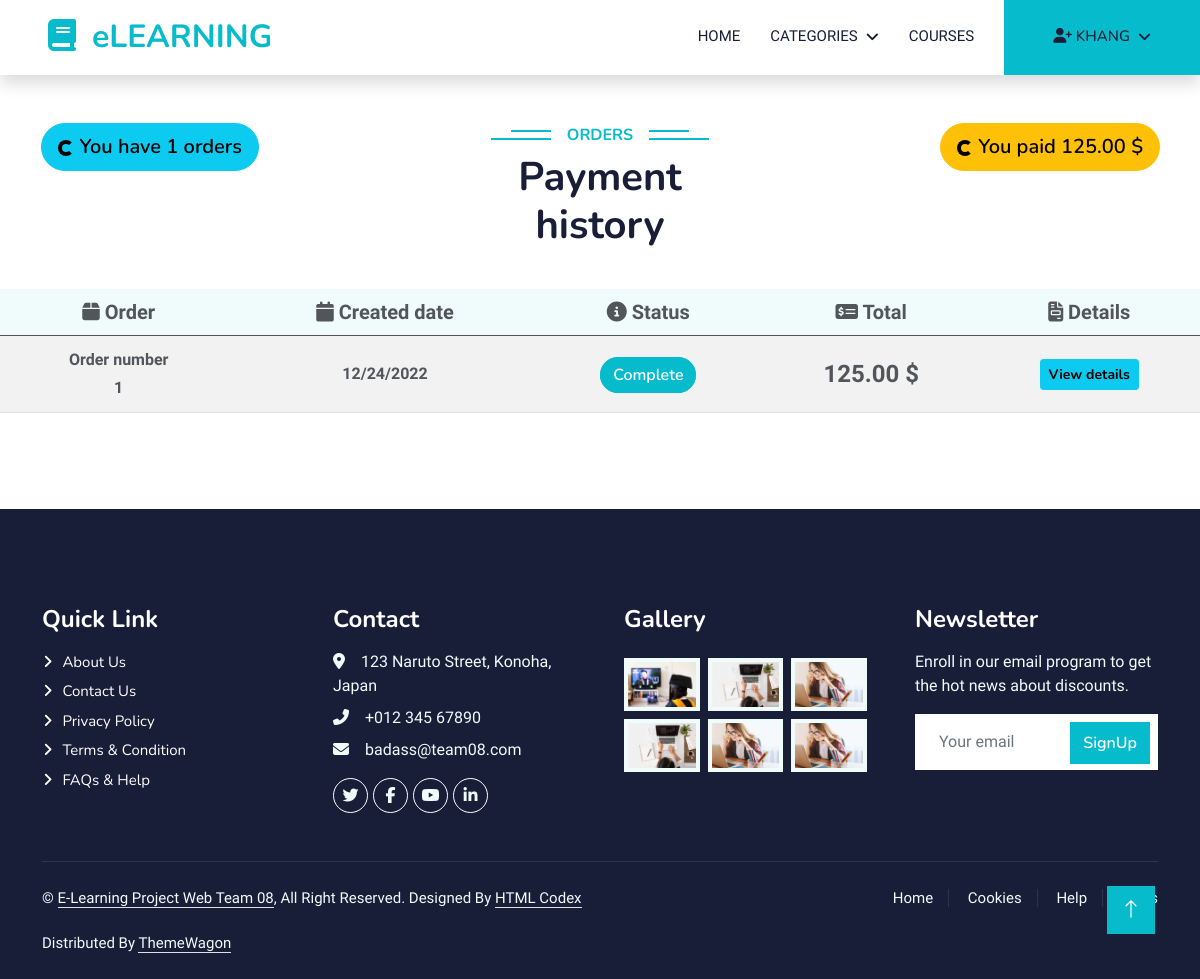
The app's page /order/payment_history/ (signed in) with its own data.
### account/models.py (models this page shows, shortened)
class Account(AbstractBaseUser):
    first_name = models.CharField(max_length=255, null=True)
    last_name = models.CharField(max_length=255, null=True)
    username = models.CharField(max_length=50, unique=True)
    email = models.EmailField(unique=True)
    phone = models.CharField(max_length=255)
    birth_date = models.DateField(null=True, blank=True)
    subscription_expired = models.DateField(null=True, blank=True)
    image = ResizedImageField(
        upload_to="account/profile_pics/", null=True, blank=True, quality=100, default='account/profile_pics/doras.png')
    is_admin = models.BooleanField(default=False)
    is_active = models.BooleanField(default=False)
    is_staff = models.BooleanField(default=False)
    is_superadmin = models.BooleanField(default=False)
    USERNAME_FIELD = 'username'
    REQUIRED_FIELDS = ['email', 'first_name', 'last_name']
    objects = MyAccountManager()
    def full_name(self):
        return self.first_name + " " + self.last_name
    def on_subscription(self):
        if self.subscription_expired and self.subscription_expired > datetime.date.today():
            return True
        else:
            return False

### order/models.py (models this page shows, shortened)
class Order(models.Model):
    PAYMENT_STATUS_PENDING = 'P'
    PAYMENT_STATUS_COMPLETE = 'C'
    PAYMENT_STATUS_FAILED = 'F'
    PAYMENT_STATUS_CHOICES = [
        (PAYMENT_STATUS_PENDING, 'Pending'),
        (PAYMENT_STATUS_COMPLETE, 'Complete'),
        (PAYMENT_STATUS_FAILED, 'Failed')
    ]
    placed_at = models.DateTimeField(auto_now_add=True)
    total = models.DecimalField(max_digits=8, decimal_places=2,
                                validators=[MinValueValidator(0)], blank=True, null=True)
    payment_status = models.CharField(
        max_length=1, choices=PAYMENT_STATUS_CHOICES, default=PAYMENT_STATUS_PENDING)
    user = models.ForeignKey(Account, on_delete=models.CASCADE)
    def get_payment_status(self):
        return self.get_payment_status_display()
    def get_order_details(self):
        return self.orderdetail_set.all()

### order/views.py (the view)
# urls.py: path('payment_history/', views.payment_history, name='payment_history'),
@login_required
def payment_history(request, total_paid=0):
    orders = Order.objects.filter(user=request.user)
    for order in orders:
        total_paid += order.total
    context = {
        'orders': orders,
        'total_paid': total_paid
    }
    return render(request, 'order/payment_history.html', context=context)

### course/context_processors.py (called while the page is built)
def menu_links(request):
    links = Category.objects.all()
    return dict(links=links)

### course/models.py (called while the page is built)
    def get_url(self):
        return reverse('course_by_category', args=[self.slug])

### templates/order/payment_history.html (shortened to what this page needs)
{% extends 'base.html' %} {% load static %} {% block content %}
<div class="container-fluid py-5">
  <div
    class="text-center wow fadeInUp row justify-content-between"
    data-wow-delay="0.1s"
  >
    <div class="col-md-3">
      <button class="btn btn-info btn-lg rounded-pill">
        <span class="spinner-border spinner-border-sm"></span>
        You have {{orders.count}} orders
      </button>
    </div>
    <div class="col-md-3">
      <h6 class="section-title bg-white text-center text-primary px-3">
        Orders
      </h6>
      <h1 class="mb-4">Payment history</h1>
    </div>
    <div class="col-md-3">
      <button class="btn btn-warning btn-lg rounded-pill">
        <span class="spinner-border spinner-border-sm"></span>
        You paid {{total_paid}} $
      </button>
    </div>
    <table
      class="table table-striped table-responsive align-middle mb-0 bg-white mt-3"
    >
      <thead class="bg-light text-center fs-5">
        <tr>
          <th><i class="fa-solid fa-box"></i> Order</th>
          <th><i class="fa-solid fa-calendar"></i> Created date</th>
          <th><i class="fa-solid fa-circle-info"></i> Status</th>
          <th><i class="fa-solid fa-money-check-dollar"></i> Total</th>
          <th><i class="fa-sharp fa-solid fa-file-invoice"></i> Details</th>
        </tr>
      </thead>
      <tbody class="text-center">
        {% for order in orders %}
        <tr>
          <td>
            <p class="fw-bold m-1">Order number</p>
            <p class="fw-bold m-1">{{forloop.counter}}</p>
          </td>
          <td>
            <p class="fw-semi-bold m-1 fw-5">
              {{order.placed_at|date:"SHORT_DATE_FORMAT"}}
            </p>
          </td>
          <td>
            <span
              class="btn {% if order.get_payment_status == 'Complete' %} btn-primary {% elif order.get_payment_status == 'Pending' %} btn-warning {% else %} btn-danger {% endif %} rounded-pill d-inline m-1"
              >{{order.get_payment_status}}</span
            >
          </td>
          <td class="fw-semi-bold fs-4">{{order.total}} $</td>
          <td>
            <button
              type="button"
              class="btn btn-info btn-rounded btn-sm fw-bold"
              data-mdb-ripple-color="dark"
              data-bs-toggle="modal"
              data-bs-target="#mymodal{{order.id}}"
            >
              View details
            </button>
          </td>
        </tr>
        {% endfor %}
      </tbody>
    </table>
  </div>
</div>
{% endblock content %}

### templates/includes/navbar.html (shortened to what this page needs)
{% load static %}
<nav
  class="navbar navbar-expand-lg bg-white navbar-light shadow sticky-top p-0"
>
  <a
    href="{% url 'home' %}"
    class="navbar-brand d-flex align-items-center px-4 px-lg-5"
  >
    <h2 class="m-0 text-primary"><i class="fa fa-book me-3"></i>eLEARNING</h2>
  </a>
  <div class="collapse navbar-collapse" id="navbarCollapse">
    <div class="navbar-nav ms-auto p-4 p-lg-0 text-center">
      <a
        href="{% url 'home' %}"
        class="nav-item nav-link {% if request.resolver_match.url_name == 'home' %} active {% endif %}"
        >Home</a
      >
      <div class="nav-item dropdown">
        <a href="#" class="nav-link dropdown-toggle" data-bs-toggle="dropdown"
          >Categories</a
        >
      </div>
      <a
        href="{% url 'course' %}"
        class="nav-item nav-link {% if request.resolver_match.url_name == 'course' %} active {% endif %}"
        >Courses</a
      >
       {% if user.is_authenticated %}
      <div class="nav-item dropdown">
        <a
          href="#"
          class="nav-link dropdown-toggle btn btn-primary py-4 px-lg-5 d-lg-block me-0"
          data-bs-toggle="dropdown"
          ><i class="fa-solid fa-user-plus"></i> {{user.first_name}}</a
        >
      </div>
      {% else %}
      <a
        href="{% url 'signup' %}"
        class="nav-link btn btn-primary py-4 px-lg-5 d-lg-block me-0"
        >Join Now<i class="fa fa-arrow-right ms-3"></i
      ></a>
      {% endif %}
    </div>
  </div>
</nav>

### static/general/css/style.css (style rules this page uses)
:root { --primary: #06bbcc; --light: #f0fbfc; --dark: #181d38; }
a { color: white; }
.fw-semi-bold { font-weight: 700 !important; }
.btn { font-family: "Nunito", sans-serif; font-weight: 600; transition: 0.5s; }
.btn.btn-primary, .btn.btn-secondary { color: #ffffff; }
.navbar .dropdown-toggle::after { border: none; content: "\f107"; font-family: "Font Awesome 5 Free"; font-weight: 900; vertical-align: middle; margin-left: 8px; }
.navbar-light .navbar-nav .nav-link { margin-right: 30px; padding: 25px 0; color: #ffffff; font-size: 15px; text-transform: uppercase; outline: none; }
.navbar-light .navbar-brand, .navbar-light a.btn { height: 75px; }
.navbar-light .navbar-nav .nav-link { color: var(--dark); font-weight: 500; }
.navbar-light.sticky-top { top: -100px; transition: 0.5s; }
.section-title { position: relative; display: inline-block; text-transform: uppercase; }
.section-title::before { position: absolute; content: ""; width: calc(100% + 80px); height: 2px; top: 4px; left: -40px; background: var(--primary); z-index: -1; }
.section-title::after { position: absolute; content: ""; width: calc(100% + 120px); height: 2px; bottom: 5px; left: -60px; background: var(--primary); z-index: -1; }

### records on screen
Account: first_name "KHANG"
Order: placed_at "12/24/2022", get_payment_status "Complete", total "125.00"

### other values on screen
{{ orders.count }} "1"
{{ total_paid }} "125.00"
